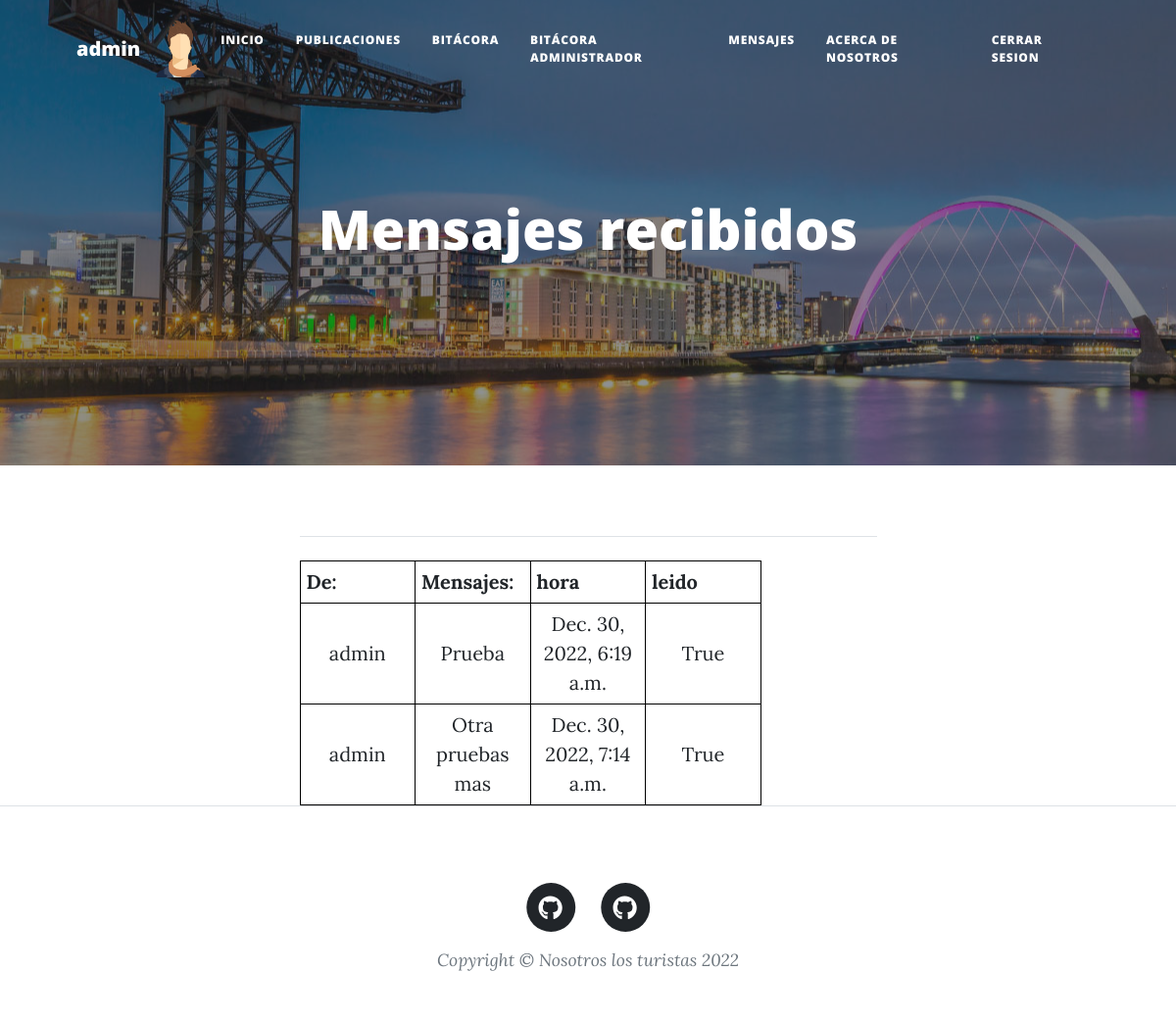
/mensajes/leerMensaje (signed in), run on the app's committed database.
### mensajeria/models.py (models this page shows, shortened)
class Mensaje(models.Model):
    enviar = models.ForeignKey(User, on_delete=models.CASCADE, related_name='sender')
    recibir = models.ForeignKey(User, on_delete=models.CASCADE, related_name='receiver')
    mensaje = models.TextField(max_length=5000)
    a_quehora = models.DateTimeField(auto_now_add=True)
    leido = models.BooleanField(default=False)

### mensajeria/views.py (the view)
# urls.py: path("leerMensaje", leerMensaje , name = "leerMensaje"),
@login_required
def leerMensaje(request):
    usuario = request.user
    herram = Mensaje.objects.filter(recibir = usuario)
    for mensaje in herram:
        mensaje.leido = True
        mensaje.save()
    return render(request, "leerMensaje.html", {"mensajes": herram, "avatar": obtenerAvatar(request)})

### usuarios/views.py (called while the page is built)
def obtenerAvatar(request):
    if request.user.is_authenticated:
        lista = Perfil.objects.filter(user=request.user)
        if len(lista)!=0:
            imagen = lista[0].avatar.url
        else:
            imagen = ""
    else:
        imagen = ""
    return imagen

### mensajeria/templates/leerMensaje.html
{% extends "padre.html" %}
{% load static %}
{% block encabezado %}
<header class="masthead" style="background-image: url('../static/assets/img/clyde.jpg')">
    <div class="container position-relative px-4 px-lg-5">
        <div class="row gx-4 gx-lg-5 justify-content-center">
            <div class="col-md-10 col-lg-8 col-xl-7">
                <div class="post-heading">
                    <h1 style="color: white; text-align: center;"> Mensajes recibidos</h1>
                </div>
            </div>
        </div>
    </div>
</header>
{% endblock %}
{% block contenido %}
<div class="container px-4 px-lg-5">
    <div class="row gx-4 gx-lg-5 justify-content-center">
        <div class="col-md-10 col-lg-8 col-xl-7">
            <hr class="my-4" />
            <div class="post-preview">
                <table style="width: 80%;" >
                    <tr>
                        <th style="border: 1px solid #000; width: 25%; padding: 0.3em;">De:</th>
                        <th style="border: 1px solid #000; width: 25%; padding: 0.3em;">Mensajes:</th>
                        <th style="border: 1px solid #000; width: 25%; padding: 0.3em;">hora</th>
                        <th style="border: 1px solid #000; width: 25%; padding: 0.3em;">leido</th>
                    </tr>
                    {% for indice in mensajes %}
                    <tr>
                        <td style="text-align: center; border: 1px solid #000; width: 25%; border-spacing: 0; padding: 0.3em;">{{ indice.enviar }}</td>
                        <td style="text-align: center; border: 1px solid #000; width: 25%; border-spacing: 0; padding: 0.3em;">{{ indice.mensaje }}</td>
                        <td style="text-align: center; border: 1px solid #000; width: 25%; border-spacing: 0; padding: 0.3em;">{{ indice.a_quehora }}</td>
                        <td style="text-align: center; border: 1px solid #000; width: 25%; border-spacing: 0; padding: 0.3em;">{{ indice.leido }}</td>
                        {% endfor %}
                    </tr>
                </table>
            </div>
        </div>
    </div>
</div>
{% endblock %}
{% block avatar %}
<img src= "{{ avatar }}" width="50">
{% endblock %}

### blog/templates/padre.html (shortened to what this page needs)
<!DOCTYPE html>
<html lang="en">
    <head>
        {% load static %}
        <link href="{% static 'css/styles.css' %}" rel="stylesheet" />
    </head>
    <body>
        <nav class="navbar navbar-expand-lg navbar-light" id="mainNav">
            <div class="container px-4 px-lg-5">
                <a class="navbar-brand" href="{% url 'user_profile' %}">{{ user.get_username }} </a>
                {% block avatar %}
                {% endblock %}
                    {% if user.is_authenticated %}
                <div class="collapse navbar-collapse" id="navbarResponsive">
                    <ul class="navbar-nav ms-auto py-4 py-lg-0">
                        <li class="nav-item"><a class="nav-link px-lg-3 py-3 py-lg-4" href="{% url 'inicio' %}">Inicio</a></li>
                        <li class="nav-item"><a class="nav-link px-lg-3 py-3 py-lg-4" href="{% url 'all_posts' %}">Publicaciones</a></li>
                        <li class="nav-item"><a class="nav-link px-lg-3 py-3 py-lg-4" href="{% url 'bitacora' %}">Bitácora</a></li>
                        {% if user.is_superuser %}
                        <li class="nav-item"><a class="nav-link px-lg-3 py-3 py-lg-4" href="{% url 'bitacora_admin' %}">Bitácora administrador</a></li>
                        {% endif %}
                        <li class="nav-item"><a class="nav-link px-lg-3 py-3 py-lg-4" href="{% url 'mensajeUsuarios' %}">Mensajes</a></li>
                        <li class="nav-item"><a class="nav-link px-lg-3 py-3 py-lg-4" href="{% url 'about_me' %}">Acerca de nosotros</a></li>
                        <li class="nav-item"><a class="nav-link px-lg-3 py-3 py-lg-4" href="{% url 'logout' %}">Cerrar sesion</a></li>
                    </ul>
                    {% endif %}
            </div>
        </nav>
        {% block encabezado %}
        {% endblock  %}
        {% block contenido %}
        {% endblock  %}
        <footer class="border-top">
            <div class="container px-4 px-lg-5">
                <div class="row gx-4 gx-lg-5 justify-content-center">
                    <div class="col-md-10 col-lg-8 col-xl-7">
                        <br>
                        <ul class="list-inline text-center">
                            <li class="list-inline-item">
                                <a href="https://github.com/DanielColoradoL">
                                    <span class="fa-stack fa-lg">
                                        <i class="fas fa-circle fa-stack-2x"></i>
                                        <i class="fab fa-github fa-stack-1x fa-inverse"></i>
                                    </span>
                                </a>
                            </li>
                            <li class="list-inline-item">
                                <a href="https://github.com/Cesarsol117">
                                    <span class="fa-stack fa-lg">
                                        <i class="fas fa-circle fa-stack-2x"></i>
                                        <i class="fab fa-github fa-stack-1x fa-inverse"></i>
                                    </span>
                                </a>
                            </li>
                        </ul>
                        <div class="small text-center text-muted fst-italic">Copyright &copy; Nosotros los turistas 2022</div>
                    </div>
                </div>
            </div>
        </footer>
    </body>
</html>

### data on the page
Mensaje: enviar "admin", mensaje "Prueba", a_quehora "Dec. 30, 2022, 6:19 a.m.", leido "True"
Mensaje: enviar "admin", mensaje "Otra pruebas mas", a_quehora "Dec. 30, 2022, 7:14 a.m.", leido "True"

### other printed values
{{ user.get_username }} "admin"
